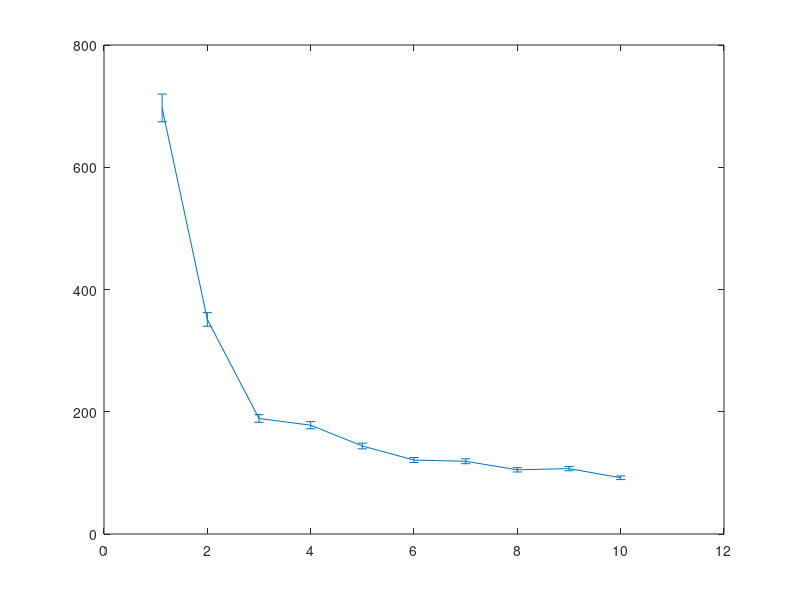

Recreate this plot in MATLAB. (Note: this script raises an error after producing the figure.)
clear all;
close all;
clc;

vin=[1.125 2 3 4 5 6 7 8 9 10];
sigma=[697 351 189 178 144 121 119 105 107 92];
err=[1/sqrt(944)*sigma(1) 1/sqrt(1000)*sigma(2) 1/sqrt(924)*sigma(3) ...
    1/sqrt(920)*sigma(4) 1/sqrt(949)*sigma(5) 1/sqrt(884)*sigma(6) ...
    1/sqrt(899)*sigma(7) 1/sqrt(891)*sigma(8) 1/sqrt(940)*sigma(9) 1/sqrt(956)*sigma(10)];

fitfun=@(A,x)sqrt(A(1)*x.^(-2)+A(2));
xf0=[0.9,140];
A=lsqcurvefit(fitfun,xf0,vin(2:end),sigma(2:end));

%plot(vin,sigma,'r*');
E1=errorbar(vin,sigma,err);
set(E1,'LineStyle', 'none ','Color', 'r','LineWidth', 3, 'Marker', '*', 'MarkerSize', 8, ...
         'MarkerEdgeColor', [.2 .2 .2], 'MarkerFaceColor' , [0,1,1]);
xlabel('input(mV)');
ylabel('jitter rms(ps)');
grid on
hold on

times = linspace(vin(1),vin(end));
plot(times,fitfun(A,times),'b--','LineWidth', 2)
hold on

simin=[1.125 2 6 8];
simsig=[407 189 60.4 44.7];
simerr=[1/sqrt(40)*simsig(1) 1/sqrt(40)*simsig(2) 1/sqrt(40)*simsig(3) 1/sqrt(40)*simsig(4)];
E2=errorbar(simin,simsig,simerr);
set(E2,'LineStyle', 'none ','Color', 'g','LineWidth', 3, 'Marker', '.', 'MarkerSize', 8, ...
         'MarkerEdgeColor', [.2 .2 .2], 'MarkerFaceColor' , [0,1,1]);
legend('measurement data','measured data fitting','simulation data');
title('Version 2 board 1 T12 timing performance');
